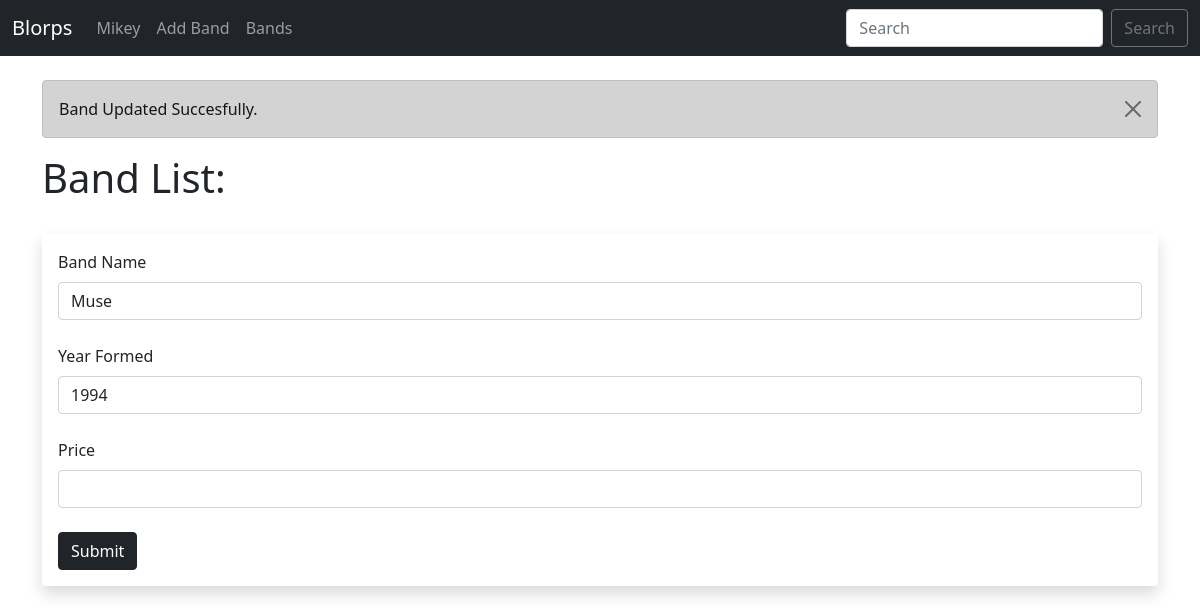
The page /update/1 on the database as committed earlier.
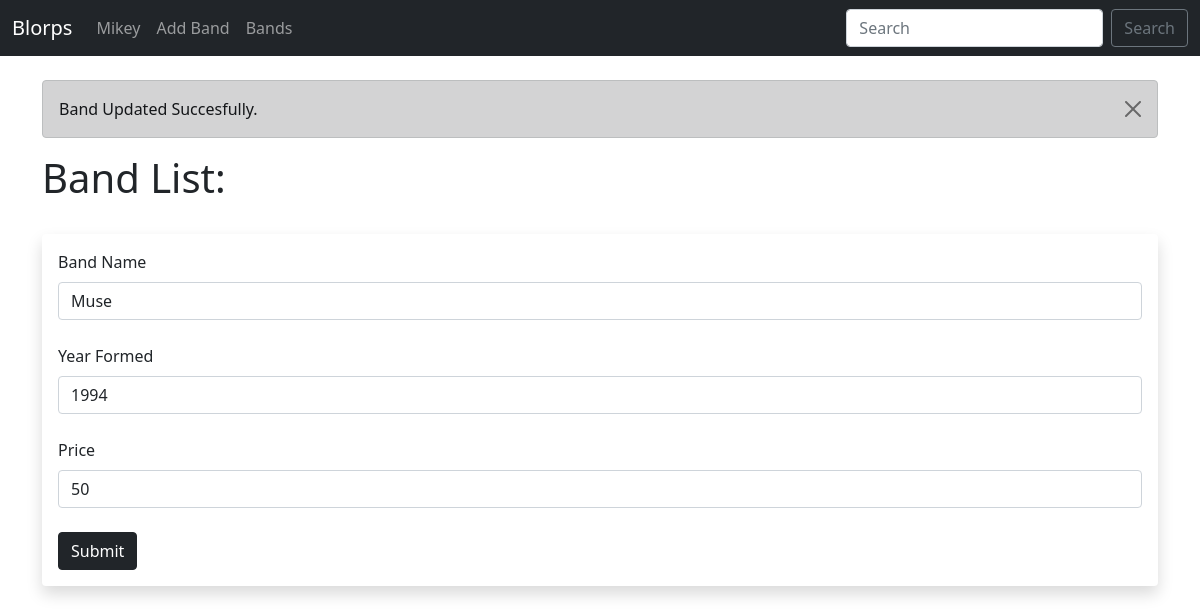
The same page on the database as committed later.
### main.py (models this page shows, shortened)
class Bands(db.Model):
    id = db.Column(db.Integer, primary_key=True)
    band = db.Column(db.String(50), nullable=False)
    year_formed = db.Column(db.Integer, nullable=False)
    price = db.Column(db.Integer)

### main.py (the view)
@app.route("/update/<int:id>", methods=['GET', 'POST'])
def update(id):
    form = BandForm()
    band_to_update = Bands.query.get_or_404(id)
    if request.method == "POST":
        band_to_update.band = request.form["band"]
        band_to_update.year_formed = request.form["year_formed"]
        band_to_update.price = request.form["price"]
        try:
            db.session.commit()
            flash("Band Updated Succesfully.")
            return render_template("update.html",
                form=form,
                band_to_update = band_to_update)
        except:
            flash("Error!")
            return render_template("update.html",
                form=form,
                band_to_update = band_to_update)
    else:
        flash("Band Updated Succesfully.")
        return render_template("update.html",
            form=form,
            band_to_update = band_to_update)

### main.py
class BandForm(FlaskForm):
    band = StringField("Band Name", validators=[DataRequired()])
    year_formed = IntegerField("Year Formed", validators=[DataRequired()])
    price = IntegerField("Price", validators=[DataRequired()])
    submit = SubmitField("Submit")

### templates/update.html (shortened to what this page needs)
{% extends 'base.html' %}
{% block content %}
{% for message in get_flashed_messages() %}
    <div class="alert alert-dark alert-dismissible fade show" role="alert">
        {{ message }}
        <button type="button" class="btn-close" data-bs-dismiss="alert" aria-label="Close"></button>
    </div>
{% endfor %}
{% if band %}
    <h1>Update Band!</h1>
{% else %}
    <h1>Band List:</h1>
    <br/>
<div class="shadow p-3 mb-5 bg-body rounded">
    <form action="/update/{{ band_to_update.id }}" method="POST">
        {{ form.band.label(class="form-label") }}
        {{ form.band(
        class="form-control",
        value=band_to_update.band) }}
        <br/>
        {{ form.year_formed.label(class="form-label") }}
        {{ form.year_formed(
        class="form-control",
        value=band_to_update.year_formed) }}
        <br/>
        {{ form.price.label(class="form-label") }}
        {{ form.price(
        class="form-control",
        value=band_to_update.price) }}
        <br/>
        {{ form.submit(class="btn btn-dark") }}
    </form>
</div>
<br/><br/><br/>
{% endif %}
{% endblock %}

### templates/base.html (shortened to what this page needs)
<!doctype html>
<html lang="en">
  <head>
    <link href="https://cdn.jsdelivr.net/npm/bootstrap@5.0.0-beta3/dist/css/bootstrap.min.css" rel="stylesheet">
  </head>
  <body>
      {% include 'navbar.html' %}
    <br/>
    <div class="container">
        {% block content %}
        {% endblock %}
    </div>
  </body>
</html>

### templates/navbar.html (shortened to what this page needs)
<nav class="navbar navbar-expand-lg navbar-dark bg-dark">
    <div class="container-fluid">
      <a class="navbar-brand" href="{{ url_for('home') }}">Blorps</a>
      <div class="collapse navbar-collapse" id="navbarSupportedContent">
        <ul class="navbar-nav me-auto mb-2 mb-lg-0">
          <li class="nav-item">
            <a class="nav-link" href="{{ url_for('user', name='Mikey')}}">Mikey</a>
          </li>
          <li class="nav-item">
            <a class="nav-link" href="{{ url_for('add_band')}}">Add Band</a>
          </li>
          <li class="nav-item">
            <a class="nav-link" href="{{ url_for('bands')}}">Bands</a>
          </li>
        </ul>
        <form class="d-flex">
          <input class="form-control me-2" type="search" placeholder="Search" aria-label="Search">
          <button class="btn btn-outline-secondary" type="submit">Search</button>
        </form>
      </div>
    </div>
  </nav>

Rows that differ between the two databases and show on the page:
changed Bands "Muse": price (not shown) → "50"
